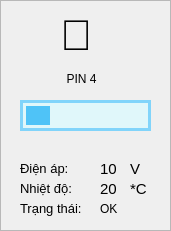
   <widget class="QFrame" name="frame_pin_4">
    <property name="geometry">
     <rect>
      <x>633</x>
      <y>290</y>
      <width>171</width>
      <height>231</height>
     </rect>
    </property>
    <property name="styleSheet">
     <string notr="true">border: 3px solid #81D4FA;
border-radius: 10px;
background-color: #f8f9fa;

QLabel {
    border: none;
    border-radius: 0px;
}</string>
    </property>
    <property name="frameShape">
     <enum>QFrame::StyledPanel</enum>
    </property>
    <property name="frameShadow">
     <enum>QFrame::Raised</enum>
    </property>
    <widget class="QLabel" name="label_4">
     <property name="geometry">
      <rect>
       <x>60</x>
       <y>10</y>
       <width>41</width>
       <height>51</height>
      </rect>
     </property>
     <property name="font">
      <font>
       <pointsize>32</pointsize>
      </font>
     </property>
     <property name="styleSheet">
      <string notr="true">border: none;
    border-radius: 0px;</string>
     </property>
     <property name="text">
      <string>🔋</string>
     </property>
    </widget>
    <widget class="QLabel" name="label_9">
     <property name="geometry">
      <rect>
       <x>60</x>
       <y>70</y>
       <width>51</width>
       <height>17</height>
      </rect>
     </property>
     <property name="styleSheet">
      <string notr="true">border: none;
    border-radius: 0px;</string>
     </property>
     <property name="text">
      <string>  PIN 4</string>
     </property>
    </widget>
    <widget class="QProgressBar" name="progressBar_pin_4">
     <property name="geometry">
      <rect>
       <x>20</x>
       <y>100</y>
       <width>131</width>
       <height>31</height>
      </rect>
     </property>
     <property name="font">
      <font>
       <weight>75</weight>
       <bold>true</bold>
      </font>
     </property>
     <property name="styleSheet">
      <string notr="true">QProgressBar {
    border: 3px solid #81D4FA;
    border-radius: 18px;              /* tăng radius lên để chunk có không gian tròn */
    background-color: #E0F7FA;
    text-align: center;
    color: transparent;               /* ẩn text % mặc định nếu bạn dùng label riêng */
    height: 38px;                     /* tăng height nhẹ để chunk không bị ép */
    margin: 0px;
    padding: 0px;
}

QProgressBar::chunk {
    background-color: #4FC3F7;
    border-radius: 15px;              /* radius của chunk nhỏ hơn groove 2-3px để vừa khít */
    margin: 3px;                      /* margin nhỏ để chunk không dính sát viền groove */
    border: none;
}</string>
     </property>
     <property name="value">
      <number>24</number>
     </property>
     <property name="textVisible">
      <bool>false</bool>
     </property>
    </widget>
    <widget class="QLabel" name="label_20">
     <property name="geometry">
      <rect>
       <x>20</x>
       <y>160</y>
       <width>61</width>
       <height>17</height>
      </rect>
     </property>
     <property name="font">
      <font>
       <pointsize>10</pointsize>
      </font>
     </property>
     <property name="styleSheet">
      <string notr="true">border: none;
    border-radius: 0px;</string>
     </property>
     <property name="text">
      <string>Điện áp:</string>
     </property>
    </widget>
    <widget class="QLabel" name="label_21">
     <property name="geometry">
      <rect>
       <x>20</x>
       <y>180</y>
       <width>81</width>
       <height>17</height>
      </rect>
     </property>
     <property name="font">
      <font>
       <pointsize>10</pointsize>
      </font>
     </property>
     <property name="styleSheet">
      <string notr="true">border: none;
    border-radius: 0px;</string>
     </property>
     <property name="text">
      <string>Nhiệt độ:</string>
     </property>
    </widget>
    <widget class="QLabel" name="label_22">
     <property name="geometry">
      <rect>
       <x>20</x>
       <y>200</y>
       <width>81</width>
       <height>17</height>
      </rect>
     </property>
     <property name="font">
      <font>
       <pointsize>10</pointsize>
      </font>
     </property>
     <property name="styleSheet">
      <string notr="true">border: none;
    border-radius: 0px;</string>
     </property>
     <property name="text">
      <string>Trạng thái:</string>
     </property>
    </widget>
    <widget class="QLabel" name="pin_1_vol_value_4">
     <property name="geometry">
      <rect>
       <x>100</x>
       <y>160</y>
       <width>31</width>
       <height>17</height>
      </rect>
     </property>
     <property name="font">
      <font>
       <pointsize>11</pointsize>
       <weight>50</weight>
       <bold>false</bold>
      </font>
     </property>
     <property name="styleSheet">
      <string notr="true">border: none;
    border-radius: 0px;</string>
     </property>
     <property name="text">
      <string>10</string>
     </property>
    </widget>
    <widget class="QLabel" name="pin_1_temp_value_4">
     <property name="geometry">
      <rect>
       <x>100</x>
       <y>180</y>
       <width>31</width>
       <height>17</height>
      </rect>
     </property>
     <property name="font">
      <font>
       <pointsize>11</pointsize>
       <weight>50</weight>
       <bold>false</bold>
      </font>
     </property>
     <property name="styleSheet">
      <string notr="true">border: none;
    border-radius: 0px;</string>
     </property>
     <property name="text">
      <string>20</string>
     </property>
    </widget>
    <widget class="QLabel" name="pin_1_status_value_4">
     <property name="geometry">
      <rect>
       <x>100</x>
       <y>200</y>
       <width>61</width>
       <height>17</height>
      </rect>
     </property>
     <property name="font">
      <font>
       <pointsize>9</pointsize>
       <weight>50</weight>
       <bold>false</bold>
      </font>
     </property>
     <property name="styleSheet">
      <string notr="true">border: none;
    border-radius: 0px;</string>
     </property>
     <property name="text">
      <string>OK</string>
     </property>
    </widget>
    <widget class="QLabel" name="label_33">
     <property name="geometry">
      <rect>
       <x>130</x>
       <y>160</y>
       <width>21</width>
       <height>17</height>
      </rect>
     </property>
     <property name="font">
      <font>
       <pointsize>11</pointsize>
      </font>
     </property>
     <property name="styleSheet">
      <string notr="true">border: none;
    border-radius: 0px;</string>
     </property>
     <property name="text">
      <string>V</string>
     </property>
    </widget>
    <widget class="QLabel" name="label_34">
     <property name="geometry">
      <rect>
       <x>130</x>
       <y>180</y>
       <width>21</width>
       <height>17</height>
      </rect>
     </property>
     <property name="font">
      <font>
       <pointsize>11</pointsize>
      </font>
     </property>
     <property name="styleSheet">
      <string notr="true">border: none;
    border-radius: 0px;</string>
     </property>
     <property name="text">
      <string>*C</string>
     </property>
    </widget>
   </widget>
